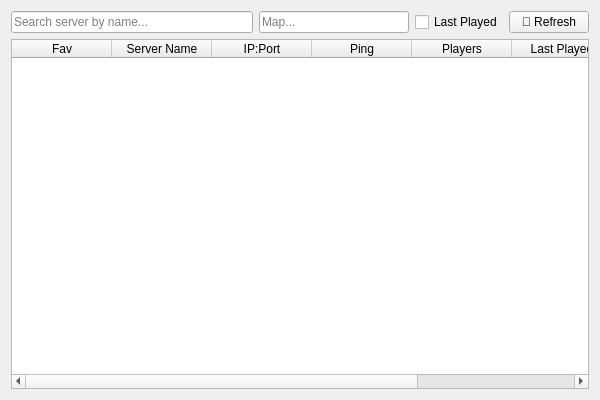
<?xml version="1.0" encoding="UTF-8"?>
<ui version="4.0">
 <class>TabServers</class>
 <widget class="QWidget" name="TabServers">
  <property name="geometry">
   <rect>
    <x>0</x>
    <y>0</y>
    <width>600</width>
    <height>400</height>
   </rect>
  </property>
  <layout class="QVBoxLayout" name="verticalLayout">
   <item>
    <layout class="QHBoxLayout" name="horizontalLayout">
     <item>
      <widget class="QLineEdit" name="search_bar">
       <property name="placeholderText">
        <string>Search server by name...</string>
       </property>
      </widget>
     </item>
     <item>
      <widget class="QLineEdit" name="search_map">
       <property name="maximumSize">
        <size>
         <width>150</width>
         <height>16777215</height>
        </size>
       </property>
       <property name="placeholderText">
        <string>Map...</string>
       </property>
      </widget>
     </item>
     <item>
      <widget class="QCheckBox" name="check_last_played">
       <property name="text">
        <string>Last Played</string>
       </property>
       <property name="cursor">
        <cursorShape>PointingHandCursor</cursorShape>
       </property>
      </widget>
     </item>
     <item>
      <widget class="QPushButton" name="btn_refresh">
       <property name="cursor">
        <cursorShape>PointingHandCursor</cursorShape>
       </property>
       <property name="text">
        <string>🔄 Refresh</string>
       </property>
      </widget>
     </item>
    </layout>
   </item>
   <item>
    <widget class="QTableWidget" name="table_servers">
     <property name="editTriggers">
      <set>QAbstractItemView::NoEditTriggers</set>
     </property>
     <property name="selectionBehavior">
      <enum>QAbstractItemView::SelectRows</enum>
     </property>
     <column><property name="text"><string>Fav</string></property></column>
     <column><property name="text"><string>Server Name</string></property></column>
     <column><property name="text"><string>IP:Port</string></property></column>
     <column><property name="text"><string>Ping</string></property></column>
     <column><property name="text"><string>Players</string></property></column>
     <column><property name="text"><string>Last Played</string></property></column>
     <column><property name="text"><string>Action</string></property></column>
    </widget>
   </item>
  </layout>
 </widget>
 <resources/>
 <connections/>
</ui>
